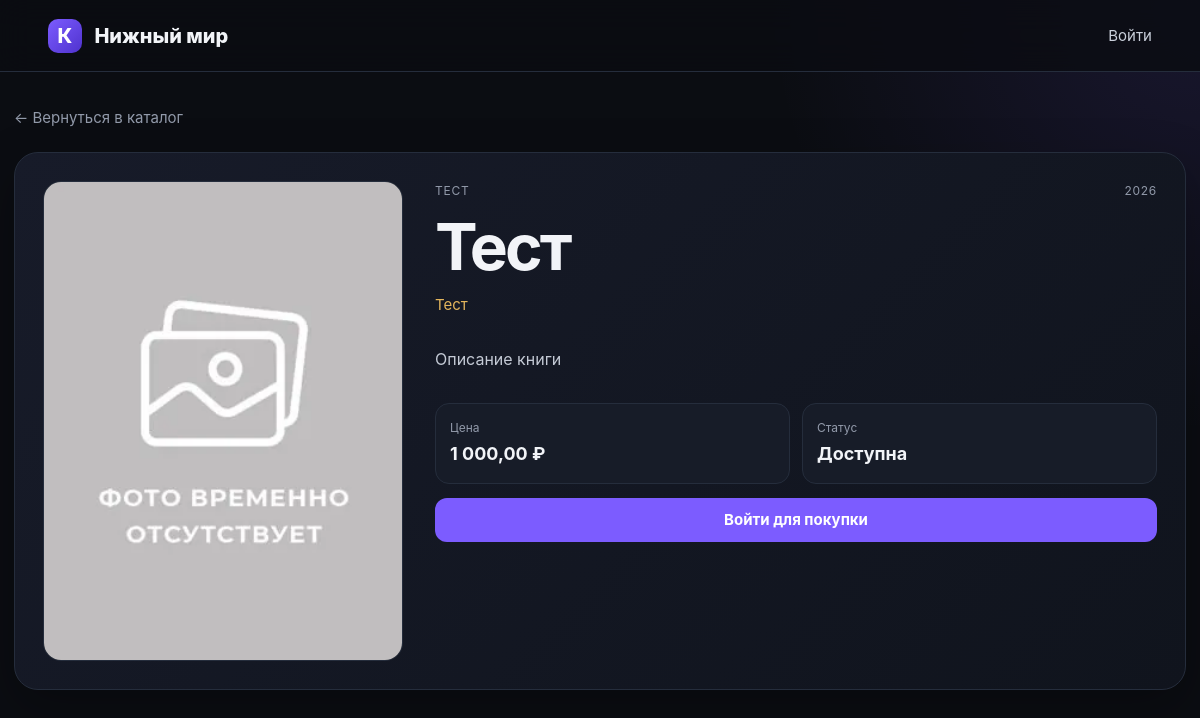
Page /book.php?id=6 on the committed database.
### tables this page shows
CREATE TABLE `books` (
  `id` int UNSIGNED NOT NULL,
  `title` varchar(255) NOT NULL,
  `author` varchar(150) NOT NULL,
  `category` varchar(100) NOT NULL,
  `year` smallint UNSIGNED NOT NULL,
  `description` text NOT NULL,
  `price` decimal(12,2) NOT NULL DEFAULT '0.00',
  `image_path` varchar(255) DEFAULT 'assets/images/test.jpg',
  `file_path` varchar(255) DEFAULT NULL,
  `status` enum('available','unavailable','rented','sold') NOT NULL DEFAULT 'available',
  `created_at` timestamp NOT NULL DEFAULT CURRENT_TIMESTAMP
);

### config.php (called while the page is built, shortened)
<?php
function db(): PDO
{
    static $pdo = null;
    if ($pdo === null) {
        $pdo = new PDO(
            'mysql:host=' . DB_HOST . ';dbname=' . DB_NAME . ';charset=' . DB_CHARSET,
            DB_USER,
            DB_PASS,
            [
                PDO::ATTR_ERRMODE => PDO::ERRMODE_EXCEPTION,
                PDO::ATTR_DEFAULT_FETCH_MODE => PDO::FETCH_ASSOC,
                PDO::ATTR_EMULATE_PREPARES => false,
            ]
        );
    }
    return $pdo;
}
function h(?string $value): string
{
    return htmlspecialchars($value ?? '', ENT_QUOTES, 'UTF-8');
}
function isLoggedIn(): bool
{
    return isset($_SESSION['user_id']);
}
function money(float $value): string
{
    return number_format($value, 2, ',', ' ') . ' ₽';
}
function bookStatusLabel(string $status): string
{
    return match ($status) {
        'available' => 'Доступна',
        'rented' => 'В аренде',
        'sold' => 'Продана',
        'unavailable' => 'Недоступна',
        default => 'Неизвестно',
    };
}

### book.php (the view, shortened to what this page needs)
<?php
require_once __DIR__ . '/config.php';
$id = (int) ($_GET['id'] ?? 0);
$stmt = db()->prepare(
    'SELECT *
     FROM books
     WHERE id = ?
     LIMIT 1'
);
$stmt->execute([$id]);
$book = $stmt->fetch();
$balance = null;
?>
<!doctype html>
<html lang="ru">
<head>
    <link
        rel="stylesheet"
        href="assets/style.css"
    >
</head>
<body>
<div class="site">
    <header class="topbar">
        <a
            class="logo"
            href="index.php"
        >
            <span>К</span>
            Нижный мир
        </a>
        <nav class="nav">
            <?php if (isLoggedIn()): ?>
                <a href="cart.php">
                    Корзина
                </a>
                <a href="my_books.php">
                    Мои книги
                </a>
                <span class="user-box">
                    <?= h($_SESSION['login']) ?>
                    ·
                    <?= money($balance ?? 0) ?>
                </span>
            <?php else: ?>
                <a href="index.php#login">
                    Войти
                </a>
            <?php endif; ?>
        </nav>
    </header>
    <main class="main-content">
        <?php if (!$book): ?>
            <!-- ==================================================
                 Книга не найдена
                 ================================================== -->
            <div class="card empty">
                <h1>
                    Книга не найдена
                </h1>
                <a href="index.php">
                    Вернуться в каталог
                </a>
            </div>
        <?php else: ?>
            <a
                class="back-link"
                href="index.php"
            >
                ← Вернуться в каталог
            </a>
            <article class="book-detail">
                <div class="detail-cover">
                    <img
                        src="<?= h(
                            $book['image_path']
                                ?: 'assets/images/placeholder.svg'
                        ) ?>"
                        alt="Обложка <?= h($book['title']) ?>"
                    >
                </div>
                <div class="detail-info">
                    <div class="book-topline">
                        <span>
                            <?= h($book['category']) ?>
                        </span>
                        <span>
                            <?= (int) $book['year'] ?>
                        </span>
                    </div>
                    <h1>
                        <?= h($book['title']) ?>
                    </h1>
                    <p class="detail-author">
                        <?= h($book['author']) ?>
                    </p>
                    <p class="detail-description">
                        <?= nl2br(h($book['description'])) ?>
                    </p>
                    <div class="detail-meta">
                        <div>
                            <span>
                                Цена
                            </span>
                            <strong>
                                <?= money((float) $book['price']) ?>
                            </strong>
                        </div>
                        <div>
                            <span>
                                Статус
                            </span>
                            <strong>
                                <?= h(
                                    bookStatusLabel(
                                        $book['status']
                                    )
                                ) ?>
                            </strong>
                        </div>
                    </div>
                    <?php if (
                        isLoggedIn() &&
                        $book['status'] === 'available'
                    ): ?>
                        <div class="detail-actions">
                            <a
                                class="button secondary"
                                href="cart.php?add=<?= (int) $book['id'] ?>&type=buy"
                            >
                                В корзину для покупки
                            </a>
                            <a
                                class="button"
                                href="cart.php?add=<?= (int) $book['id'] ?>&type=rent&term=14"
                            >
                                В аренду на 2 недели
                            </a>
                        </div>
                        <p class="hint">
                            Срок аренды можно изменить в корзине:
                            2 недели, 1 месяц или 3 месяца.
                        </p>
                    <?php elseif (!isLoggedIn()): ?>
                        <a
                            class="button"
                            href="index.php#login"
                        >
                            Войти для покупки
                        </a>
                    <?php endif; ?>
                </div>
            </article>
        <?php endif; ?>
    </main>
</div>
</body>
</html>

### assets/style.css (style rules this page uses)
:root { --bg: #0b0d12; --surface: #121722; --surface-2: #171c28; --line: #252d3c; --text: #f2f4f8; --muted: #929aaa; --primary: #7c5cff; --primary-2: #9a83ff; --gold: #e4b65d; --danger: #ef6464; --success: #4bd18b; --shadow: 0 18px 50px rgba(0, 0, 0, 0.28); --radius: 20px; }
* { box-sizing: border-box; }
body { margin: 0; background: radial-gradient( circle at top right, rgba(124, 92, 255, 0.12), transparent 30% ), var(--bg); color: var(--text); font: 15px/1.6 Inter, ui-sans-serif, system-ui, -apple-system, "Segoe UI", sans-serif; }
a { color: inherit; text-decoration: none; }
.site { min-height: 100vh; }
.main-content { width: min(1180px, calc(100% - 28px)); margin: 0 auto; display: grid; gap: 22px; padding: 34px 0 60px; }
.topbar { min-height: 72px; display: flex; align-items: center; justify-content: space-between; gap: 24px; padding: 0 clamp(16px, 4vw, 56px); border-bottom: 1px solid var(--line); background: rgba(11, 13, 18, 0.84); backdrop-filter: blur(16px); position: sticky; top: 0; z-index: 10; }
.logo { font-size: 20px; font-weight: 800; white-space: nowrap; }
.logo span { display: inline-grid; place-items: center; width: 34px; height: 34px; margin-right: 8px; border-radius: 10px; background: linear-gradient( 135deg, var(--primary), #4f32ce ); color: #fff; }
.nav { display: flex; align-items: center; flex-wrap: wrap; gap: 12px; }
.nav > a { color: #cbd1dc; }
.nav-button, .button, button { display: inline-flex; align-items: center; justify-content: center; min-height: 42px; padding: 9px 14px; border: 1px solid transparent; border-radius: 12px; background: var(--primary); color: #fff; font-weight: 700; }
.card h2, .catalog-head h1, .catalog-head h2, .book-detail h1, .login-card h2 { margin: 0; }
.cover img, .detail-cover img, .library-card img, .cart-item img { width: 100%; height: 100%; object-fit: cover; }
.book-topline { display: flex; justify-content: space-between; gap: 10px; color: var(--muted); font-size: 12px; text-transform: uppercase; letter-spacing: 0.06em; }
.author, .detail-author { color: var(--gold); margin: 0; }
.back-link { color: var(--muted); }
.book-detail { display: grid; grid-template-columns: minmax(260px, 360px) minmax(0, 1fr); gap: 32px; padding: 28px; background: linear-gradient( 135deg, #171b29, #10141d ); border: 1px solid var(--line); border-radius: 24px; box-shadow: var(--shadow); }
.detail-cover { aspect-ratio: 3 / 4; overflow: hidden; border-radius: 18px; border: 1px solid var(--line); background: #0a0d13; }
.detail-info { display: grid; align-content: start; gap: 14px; }
.detail-info h1 { font-size: clamp(2.2rem, 6vw, 4rem); line-height: 1.02; letter-spacing: -0.045em; }
.detail-description { color: #c4cad5; font-size: 16px; white-space: normal; }
.detail-meta { display: grid; grid-template-columns: 1fr 1fr; gap: 12px; }
.detail-meta > div { display: grid; gap: 3px; padding: 14px; background: var(--surface-2); border: 1px solid var(--line); border-radius: 14px; }
.detail-meta span { color: var(--muted); font-size: 12px; }
.detail-meta strong { font-size: 18px; }

### rows in the picture
books: image_path (picture), category "ТЕСТ", year "2026", title "Тест", author "Тест", description "Описание книги", price "1 000,00 ₽", status "Доступна"
